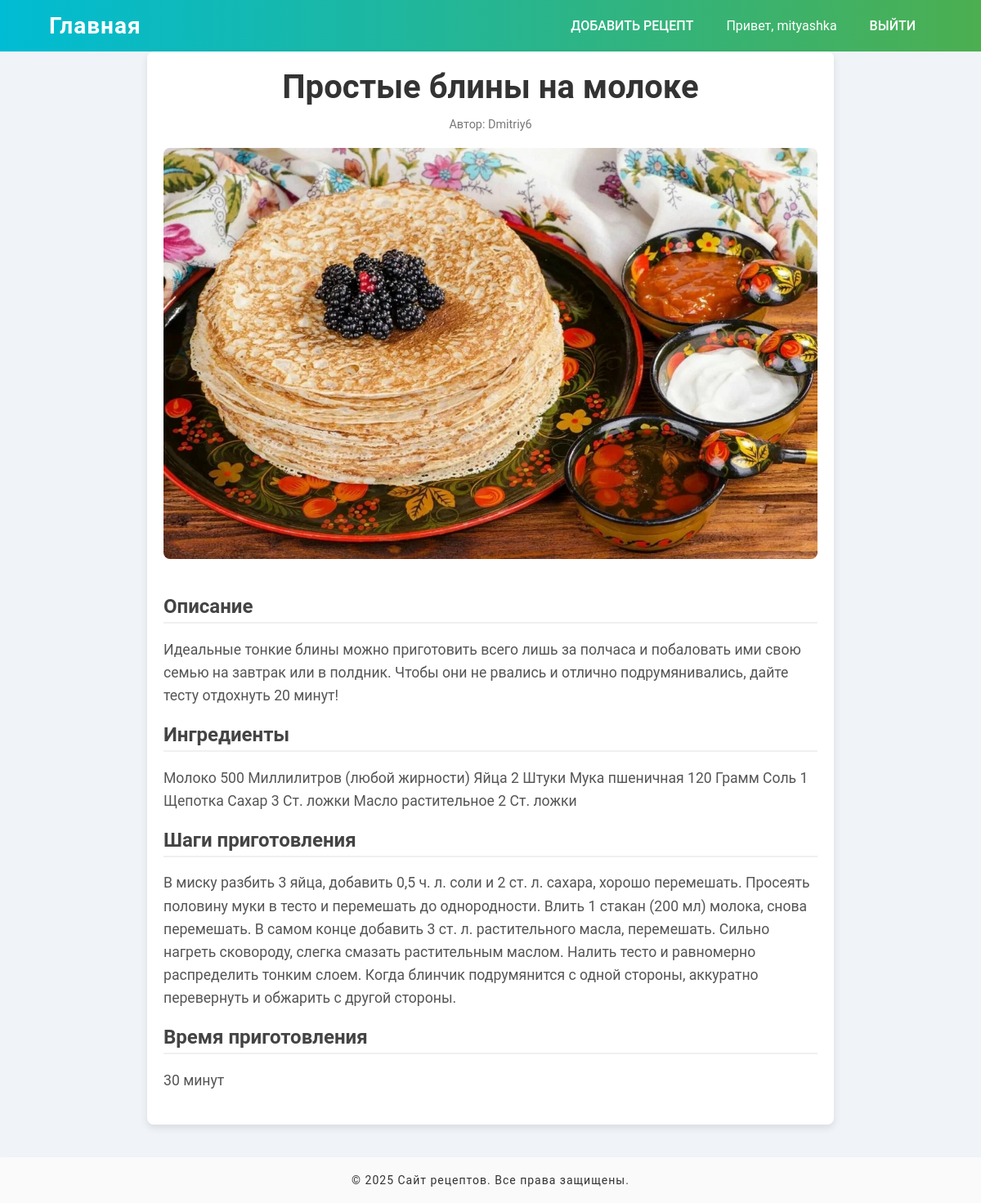
The app's page /recipes/recipe/8/ (signed in) with its own data.
### recipes/models.py (models this page shows, shortened)
class Recipe(models.Model):
    title = models.CharField(max_length=200)
    description = models.TextField()
    steps = models.TextField()
    cooking_time = models.IntegerField()
    image = models.ImageField(upload_to='recipes/', blank=True)
    author = models.ForeignKey(User, on_delete=models.CASCADE)
    ingredients = models.TextField()

### recipes/views.py (the view)
# urls.py: path('recipe/<int:pk>/', views.recipe_detail, name='recipe_detail'),
def recipe_detail(request, pk):
    recipe = get_object_or_404(Recipe, pk=pk)
    return render(request, 'recipe_detail.html', {'recipe': recipe})

### recipes/templates/recipe_detail.html
{% extends 'base.html' %}
{% block additional_styles %}
    {% load static %}
    <link rel="stylesheet" href="{% static 'css/recipe_detail.css' %}">
{% endblock %}
{% block content %}
    <div class="recipe-detail-container">
        <div class="recipe-header">
            <h1>{{ recipe.title }}</h1>
            <p class="recipe-author">Автор: {{ recipe.author.username }}</p>
        </div>
        {% if recipe.image %}
        <div class="recipe-image">
            <img src="{{ recipe.image.url }}" alt="{{ recipe.title }}">
        </div>
        {% endif %}
        <div class="recipe-description">
            <h2>Описание</h2>
            <p>{{ recipe.description }}</p>
        </div>
        <div class="recipe-ingredients">
            <h2>Ингредиенты</h2>
            <p>{{ recipe.ingredients }}</p>
        </div>
        <div class="recipe-steps">
            <h2>Шаги приготовления</h2>
            <p>{{ recipe.steps }}</p>
        </div>
        <div class="recipe-cooking-time">
            <h2>Время приготовления</h2>
            <p>{{ recipe.cooking_time }} минут</p>
        </div>
    </div>
{% endblock %}

### recipes/templates/base.html (shortened to what this page needs)
<!DOCTYPE html>
<html lang="ru">
<head>
    {% load static %}
    <link rel="stylesheet" href="{% static 'css/base.css' %}">
    {% block additional_styles %}{% endblock %}
</head>
<body>
    <header>
        <div class="container">
            <nav>
                <div class="header-left">
                <h1><a href="{% url 'recipes:index' %}">Главная</a></h1>
                </div>
                <ul class="header-right">
                    <li><a href="{% url 'recipes:add_recipe' %}">Добавить рецепт</a></li>
                    {% if user.is_authenticated %}
                        <li>Привет, {{ user.username }}</li>
                        <li><a href="{% url 'users:logout' %}">Выйти</a></li>
                    {% else %}
                        <li><a href="{% url 'users:login' %}">Войти</a></li>
                        <li><a href="{% url 'users:register' %}">Регистрация</a></li>
                    {% endif %}
                </ul>
            </nav>
        </div>
    </header>
    <main>
        {% block content %}{% endblock %}
    </main>
    <footer>
        <div class="container">
            <p>&copy; 2025 Сайт рецептов. Все права защищены.</p>
        </div>
    </footer>
</body>
</html>

### recipes/static/css/base.css (style rules this page uses)
body { font-family: 'Roboto', sans-serif; margin: 0; padding: 0; background-color: #f0f4f8; color: #333; }
.container { width: 90%; max-width: 1200px; margin: 0 auto; }
header { background: linear-gradient(90deg, #00bcd4, #4caf50); color: white; padding: 15px 0; display: flex; justify-content: space-between; align-items: center; }
.header-left { flex: 1; }
header h1 { margin: 0; }
header h1 a { color: white; text-decoration: none; font-size: 28px; font-weight: 700; letter-spacing: 1px; }
nav { display: flex; justify-content: flex-end; }
nav ul { list-style: none; margin: 0; padding: 0; display: flex; align-items: center; }
nav ul li { margin: 0 20px; }
nav ul li a { color: white; text-decoration: none; font-size: 16px; font-weight: 500; text-transform: uppercase; transition: color 0.3s ease; }
footer { background-color: #fafafa; color: #333; padding: 20px 0; text-align: center; margin-top: 40px; box-shadow: 0 4px 6px rgba(0, 0, 0, 0.1); position: relative; bottom: 0; width: 100%; }
footer p { margin: 0; font-size: 14px; letter-spacing: 1px; }

### recipes/static/css/recipe_detail.css (style rules this page uses)
.recipe-detail-container { max-width: 800px; margin: 0 auto; padding: 20px; background-color: #fff; border-radius: 8px; box-shadow: 0 4px 10px rgba(0, 0, 0, 0.1); }
.recipe-header { text-align: center; margin-bottom: 20px; }
.recipe-header h1 { font-size: 2.5em; margin: 0; color: #333; }
.recipe-author { font-size: 0.9em; color: #777; }
.recipe-image img { width: 100%; height: auto; border-radius: 8px; margin-bottom: 20px; }
.recipe-description, .recipe-ingredients, .recipe-steps, .recipe-cooking-time { margin-bottom: 20px; }
.recipe-description h2, .recipe-ingredients h2, .recipe-steps h2, .recipe-cooking-time h2 { font-size: 1.5em; color: #444; margin-bottom: 10px; border-bottom: 2px solid #f0f0f0; padding-bottom: 5px; }
.recipe-description p, .recipe-ingredients p, .recipe-steps p, .recipe-cooking-time p { font-size: 1.1em; line-height: 1.6; color: #555; }

### records on screen
Recipe: title "Простые блины на молоке", author.username "Dmitriy6", image (picture), description "Идеальные тонкие блины можно приготовить всего лишь за полчаса и побаловать ими свою семью на завтрак или в полдник. Чтобы они не рвались и отлично подрумянивались, дайте тесту отдохнуть 20 минут!", ingredients "Молоко 500 Миллилитров (любой жирности) Яйца 2 Штуки Мука пшеничная 120 Грамм Соль 1 Щепотка Сахар 3 Ст. ложки Масло растительное 2 Ст. ложки", steps "В миску разбить 3 яйца, добавить 0,5 ч. л. соли и 2 ст. л. сахара, хорошо перемешать. Просеять половину муки в тесто и перемешать до однородности. Влить 1 стакан (200 мл) молока, снова перемешать. В самом конце добавить 3 ст. л. растительного масла, перемешать. Сильно нагреть сковороду, слегка смазать растительным маслом. Налить тесто и равномерно распределить тонким слоем. Когда блинчик подрумянится с одной стороны, аккуратно перевернуть и обжарить с другой стороны.", cooking_time "30"

### other values on screen
{{ user.username }} "mityashka"
